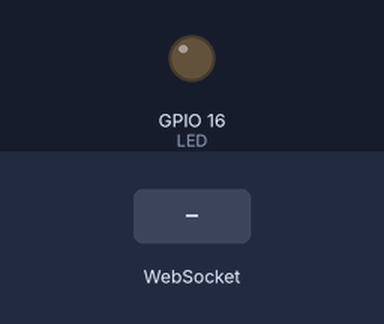
Bench run of a program on a simulated ESP8266 (NodeMCU). On the bench: output pins drawn as LEDs (lit = HIGH). The inputs (shaded band) are chosen by the test bench. WiFi joins after 1.5 s; servers stay silent unless stated; random numbers use the default seed unless the program sets one; what the program prints to the serial monitor is not drawn.

Above: at 3.2 s.
3.3 s: WebSocket text "1" received
At 3.6 s:
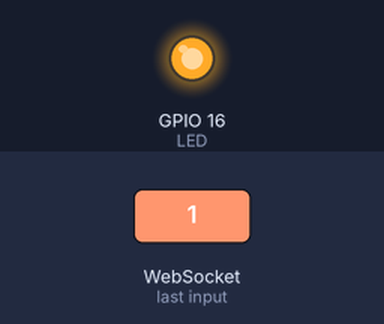
4.8 s: WebSocket text "0" received
At 5.9 s:
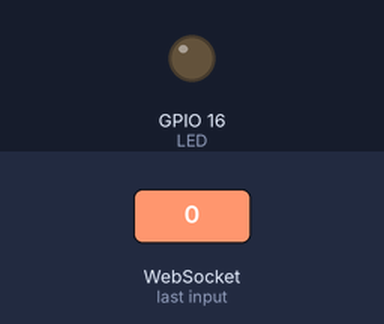
Timing chart, 0 to 7.8 s (numbered marks = the images above; inputs shaded):
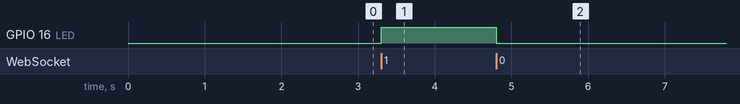

Measured:
- after the input at 3.3 s, GPIO 16 (LED): LOW → HIGH at once
- after the input at 4.8 s, GPIO 16 (LED): HIGH → LOW at once

The program:

main.cpp
```cpp
#include <Arduino.h>
#include <ESP8266WiFi.h>
#include <WebSocketsClient.h>
#include <Hash.h>

#define LED 16

WebSocketsClient webSocket;


const char *ssid = "CTY SONG HONG TAN"; //name wifi
const char *password = "SHT12345678@";//pass
const char *websocket_server = "192.168.99.54"; //địa chỉ máy tính
const int websocket_port = 1880;
const char *url = "/esp8266";

unsigned long last_time = 0;

void webSocketEvent(WStype_t type, uint8_t *payload, size_t length)
{

  switch (type)
  {
  case WStype_DISCONNECTED:
    Serial.printf("[WSc] Disconnected!\n");
    break;
  case WStype_CONNECTED:
  {
    Serial.printf("[WSc] Connected to url: %s\n", payload);
    webSocket.sendTXT("Connected");
  }
  break;
  case WStype_TEXT:
    String message = "";
    for (size_t i = 0; i < length; i++)
    {
      message += (char)payload[i];
    }

    if (message == "1")
    {
      digitalWrite(LED, HIGH);
    }

    if (message == "0")
    {
      digitalWrite(LED, LOW);
    }

    break;
  }
}

void sendToServer()
{
  if (millis() - last_time > 3000)
  {
    last_time = millis();
    if (webSocket.isConnected())
    {
      int temp = random(50, 100);
      int humi = random(80, 100);
      String payload = "{\"temp\":";
      payload += temp;
      payload += ",\"humi\":";
      payload += humi;
      payload += "}";
      webSocket.sendTXT(payload.c_str());
    }
  }
}

void setup()
{
  Serial.begin(9600);
  pinMode(LED, OUTPUT);

  Serial.print("Connecting to Wifi...");
  WiFi.begin(ssid, password);
  while (WiFi.status() != WL_CONNECTED)
  {
    delay(1000);
    Serial.print(".");
  }
  Serial.println("Connected to Wifi");
  Serial.print("IP: ");
  Serial.println(WiFi.localIP());

  // server address, port and URL
  webSocket.begin(websocket_server, websocket_port, url);

  // event handler
  webSocket.onEvent(webSocketEvent);

  // try ever 5000 again if connection has failed
  webSocket.setReconnectInterval(5000);
}

void loop()
{
  webSocket.loop();
  sendToServer();
}
```
